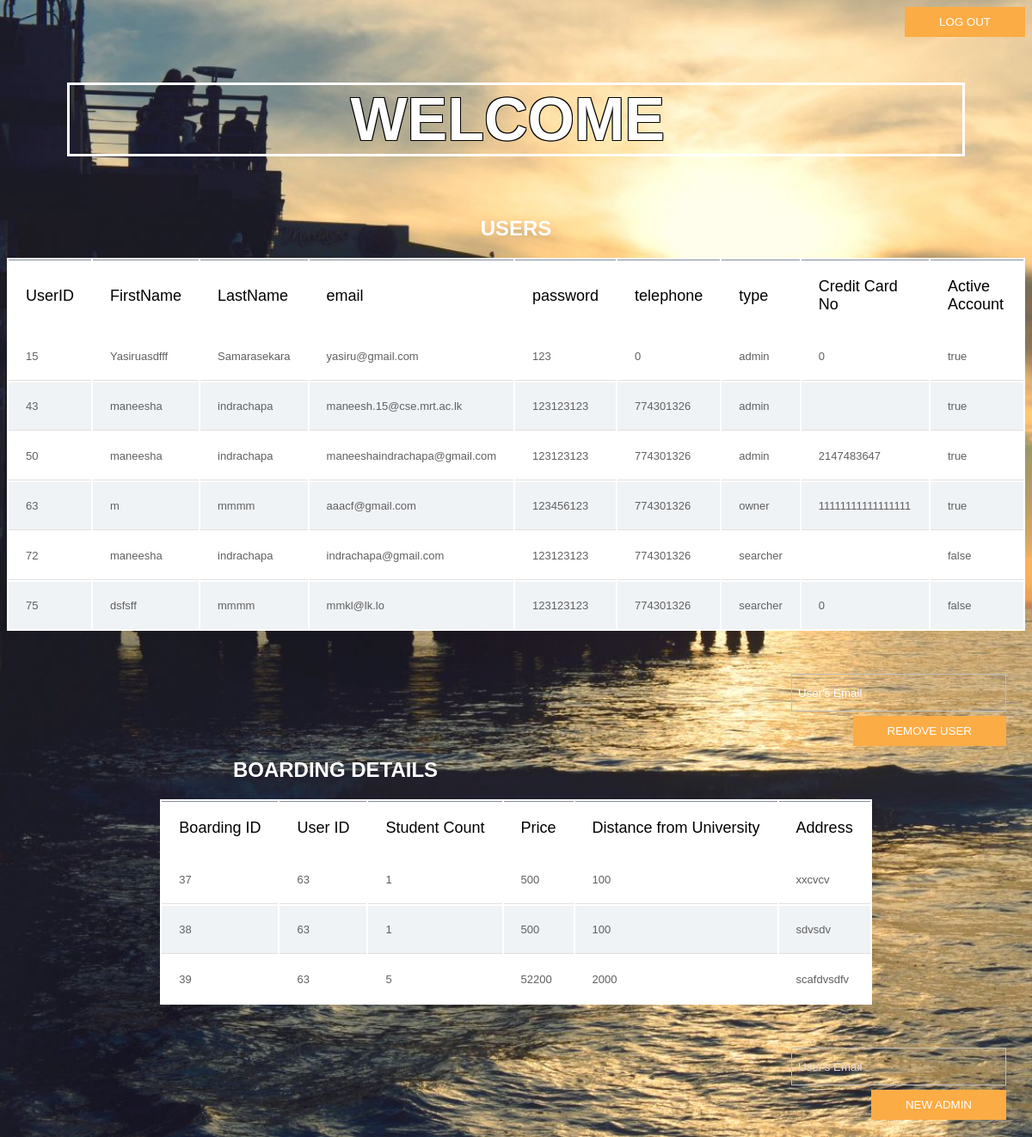
The app's page /process_admin.php with its own data.
### tables this page shows
CREATE TABLE `users` (
  `userID` int(11) NOT NULL,
  `firstName` varchar(50) NOT NULL,
  `lastName` varchar(50) NOT NULL,
  `email` varchar(50) NOT NULL,
  `password` varchar(20) NOT NULL,
  `telephone` int(10) NOT NULL,
  `type` varchar(10) NOT NULL,
  `date` varchar(30) NOT NULL,
  `creditCardNo` varchar(20) DEFAULT NULL,
  `profPic` varchar(100) DEFAULT NULL,
  `activeAccount` varchar(6) DEFAULT NULL
);

CREATE TABLE `boarding_details` (
  `boardingID` int(11) NOT NULL,
  `userID` int(11) NOT NULL,
  `studentCount` int(11) NOT NULL,
  `price` decimal(10,0) NOT NULL,
  `distance` int(11) NOT NULL,
  `address` varchar(80) NOT NULL,
  `boardingFor` varchar(10) NOT NULL
);

### process_admin.php (the view, shortened to what this page needs)
<?php
require 'database/connect.inc.php';
$email=$_SESSION['email'];
$name="SELECT firstName FROM users where email='$email'";
$name_result=$db->query($name);
$name_result_row=mysqli_fetch_assoc($name_result);
$sql="SELECT userID,firstName,lastName,email,password,telephone,type,creditCardNo,activeAccount FROM users";
$sql_1="SELECT boardingID,userID,studentCount,price,distance,address FROM boarding_details";
$result_1=$db->query($sql_1);
$result=$db->query($sql);
?>
<html>
    <head>
        <link href="css/style_process_admin.css" type="text/css" rel="stylesheet">
    </head>
    <body>
        <div style="float:right" class='log_out'>
            <form align="right" name="form1" method="post" action="php/logout.php">
              <label class="logoutLblPos">
                  <button name="log_out" type="submit" id="log_out" class="btn btn-info">Log Out</button>
              </label>
            </form>
            </div><br>
        <div>
        <h1>Welcome&nbsp;<?php echo $name_result_row['firstName'];?></h1>
        <h2>Users</h2>
        <table class="table">
            <thead>
            <tr>
                <th>UserID</th>
                <th>FirstName</th>
                <th>LastName</th>
                <th>email</th>
                <th>password</th>
                <th>telephone</th>
                <th>type</th>
                <th>Credit Card No</th>
                <th>Active Account</th>
            </tr>
            </thead>
            <tbody>
        <?php
        if ($result->num_rows > 0) {
            while($row = $result->fetch_assoc()) {
                echo  "<tr><td>".$row['userID']."</td><td>".$row['firstName']."</td><td>".$row['lastName']."</td><td>".$row['email']."</td><td>".$row['password']."</td><td>".$row['telephone']."</td><td>".$row['type']."</td><td>".$row['creditCardNo']."</td><td>".$row['activeAccount']."</td></tr>";
                }
            }else {
                echo "0 results";
                }
        ?>
            </tbody>
        </table>
        <div style="float:right">
            <form align="right" name="form2"  method="post" action="<?php echo htmlspecialchars($_SERVER["PHP_SELF"]);?>" class="admin-email-form">
              <label>
                  <input type="email" style="color:white" class="form-control" name="remove_email" value="User's Email">
                  <button name="removeEmailButton" type="submit"  class="btn btn-info">Remove User</button>
              </label>
            </form>
            </div><br><br><br><br><br><br>
                <h2>Boarding Details</h2>
        <table class="table">
            <thead>
            <tr>
                <th>Boarding ID</th>
                <th>User ID</th>
                <th>Student Count</th>
                <th>Price</th>
                <th>Distance from University</th>
                <th>Address</th>
            </tr>
            </thead>
            <tbody>
        <?php
        if ($result_1->num_rows > 0) {
            while($row_1= $result_1->fetch_assoc()) {
                echo  "<tr><td>".$row_1['boardingID']."</td><td>".$row_1['userID']."</td><td>".$row_1['studentCount']."</td><td>".$row_1['price']."</td><td>".$row_1['distance']."</td><td>".$row_1['address']."</td></tr>";
                }
            }else {
                echo "0 results";
                }
        ?>
            </tbody>
        </table>
        </div>
        <div style="float:right">
            <form align="right" name="form1"  method="post" action="<?php echo htmlspecialchars($_SERVER["PHP_SELF"]);?>" class="admin-email-form">
              <label>
                  <input type="email" style="heght:40px" class="form-control" name="adminemail" value="User's Email">
                  <button name="adminEmailButton" type="submit"  class="btn btn-info" >New Admin</button>
              </label>
            </form>
            </div><br>
    </body>
</html>

### css/style_process_admin.css (style rules this page uses)
* { -moz-box-sizing: border-box; -webkit-box-sizing: border-box; box-sizing: border-box; }
body { background-image:url(../img/slider/02.jpg); background-repeat: no-repeat; background-size: cover; font-family: 'Raleway',sans-serif; background-attachment: fixed; height: 100%; }
h2 { color: white; font-family: 'Raleway',sans-serif; text-align: center; margin-top: 20px; text-transform: uppercase; }
h1 { color: white; font-family: 'Raleway',sans-serif; text-align: center; font-size: 70px; border: solid; margin: 70px; text-transform: uppercase; text-shadow: -1px -1px 0 #000,1px -1px 0 #000,-1px 1px 0 #000,1px 1px 0 #000; }
.btn.btn-info { background: #FCAC45; border: 0; border-radius:0%; padding: 10px 40px; color: #ffffff; text-transform: uppercase; }
table { border-collapse: separate; background:#fff; @include border-radius(5px); margin:20px auto; @include box-shadow(0px 0px 5px rgba(0,0,0,0.3)); }
thead { @include border-radius(5px); }
tbody tr td { font-family: 'Raleway',sans-serif; font-weight:400; color:#5f6062; font-size:13px; padding:20px 20px 20px 20px; border-bottom:1px solid #e0e0e0; }
tbody tr:nth-child(2n) { background:#f0f3f5; }
.form-control { width: 250px; background: none; height: 40px; color: #ddd; background: none; height: 44px; color: #ddd; }
.admin-email-form { margin:10px ; max-width: 400px; padding: 20px 12px 10px 20px; font-size: 13px ; font-family:'Raleway',sans-serif; }
.admin-email-form input[type=email] { box-sizing: border-box; -webkit-box-sizing: border-box; -moz-box-sizing: border-box; border:1px solid #BEBEBE; padding: 7px; margin-bottom:5px; -webkit-transition: all 0.30s ease-in-out; -moz-transition: all 0.30s ease-in-out; -ms-transition: all 0.30s ease-in-out; -o-transition: all 0.30s ease-in-out; outline: none; }
.admin-email-form input[type=email]:focus, { -moz-box-shadow: 0 0 8px #88D5E9; -webkit-box-shadow: 0 0 8px #88D5E9; box-shadow: 0 0 8px #88D5E9; border: 1px solid #88D5E9; }

### records on screen
users: userID "15", firstName "Yasiruasdfff", lastName "Samarasekara", email "yasiru@gmail.com", password "123", telephone "0", type "admin", creditCardNo "0", activeAccount "true"
users: userID "43", firstName "maneesha", lastName "indrachapa", email "maneesh.15@cse.mrt.ac.lk", password "123123123", telephone "774301326", type "admin", activeAccount "true"
users: userID "50", firstName "maneesha", lastName "indrachapa", email "maneeshaindrachapa@gmail.com", password "123123123", telephone "774301326", type "admin", creditCardNo "2147483647", activeAccount "true"
users: userID "63", firstName "m", lastName "mmmm", email "aaacf@gmail.com", password "123456123", telephone "774301326", type "owner", creditCardNo "11111111111111111", activeAccount "true"
users: userID "72", firstName "maneesha", lastName "indrachapa", email "indrachapa@gmail.com", password "123123123", telephone "774301326", type "searcher", activeAccount "false"
users: userID "75", firstName "dsfsff", lastName "mmmm", email "mmkl@lk.lo", password "123123123", telephone "774301326", type "searcher", creditCardNo "0", activeAccount "false"
boarding_details: boardingID "37", userID "63", studentCount "1", price "500", distance "100", address "xxcvcv"
boarding_details: boardingID "38", userID "63", studentCount "1", price "500", distance "100", address "sdvsdv"
boarding_details: boardingID "39", userID "63", studentCount "5", price "52200", distance "2000", address "scafdvsdfv"
